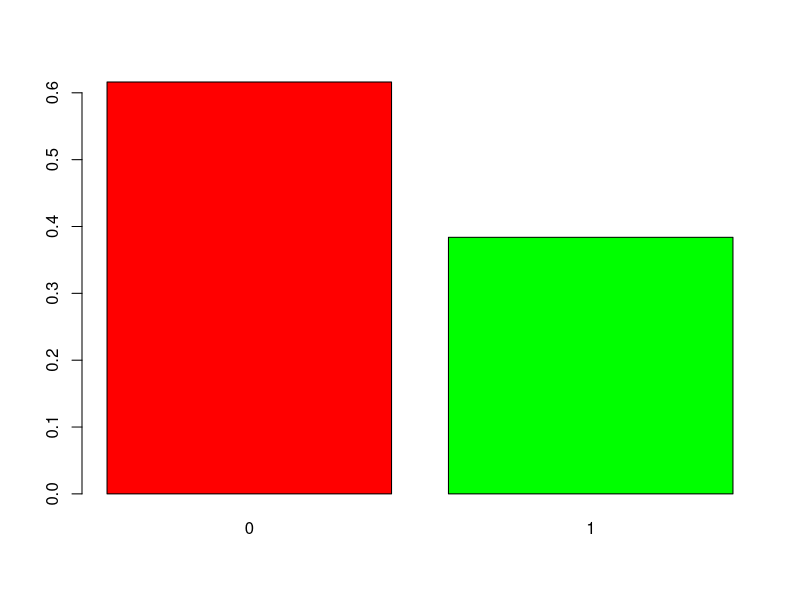
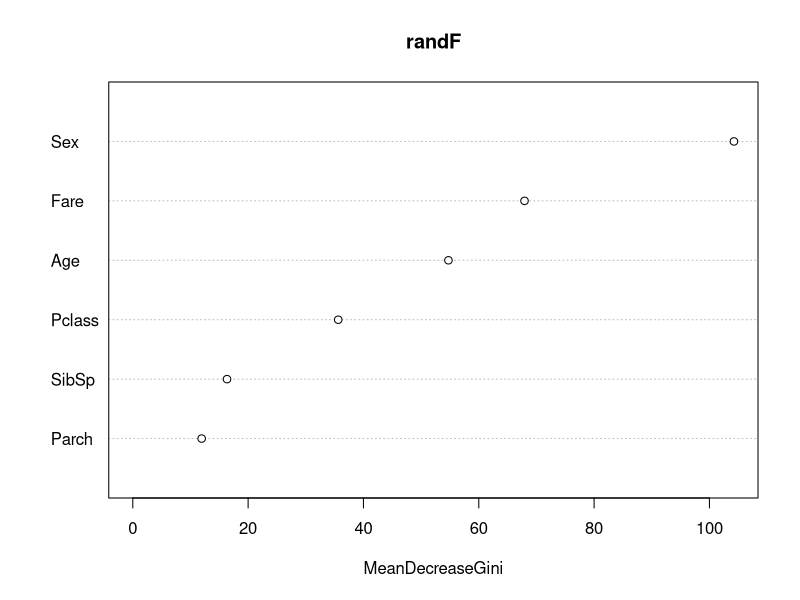
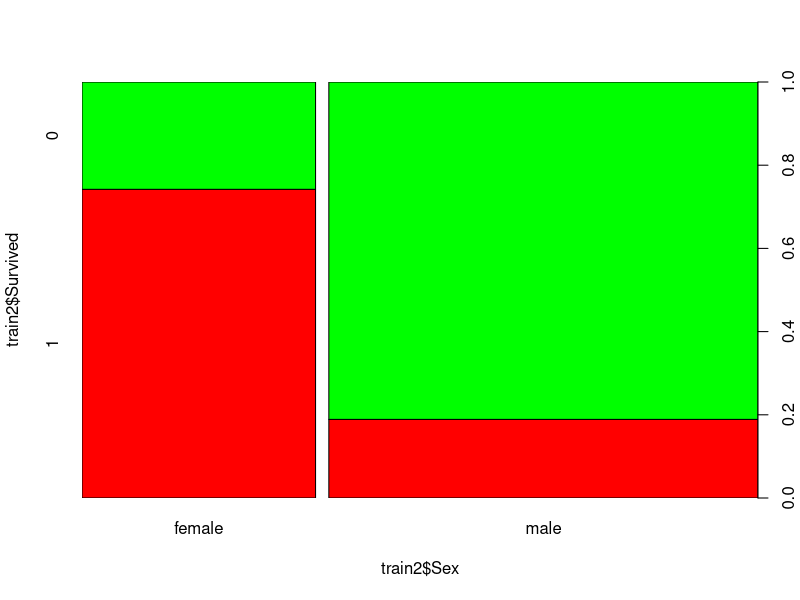
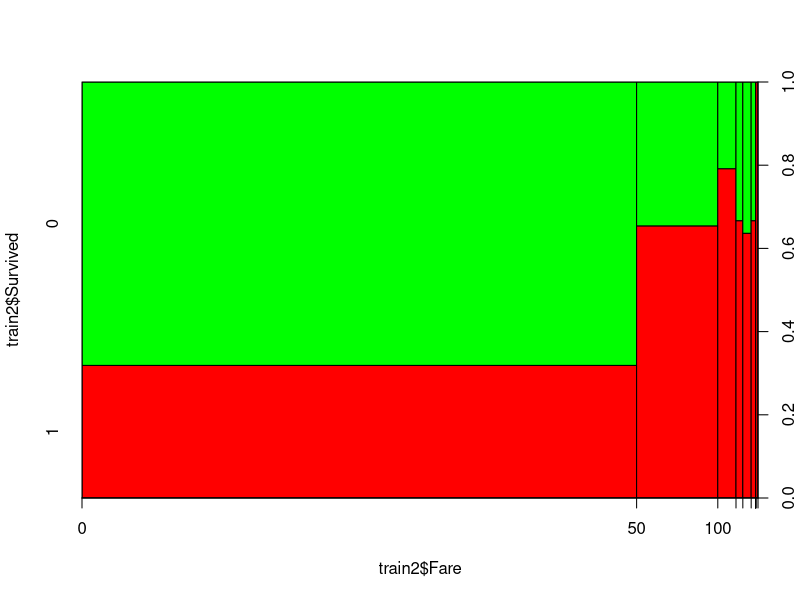
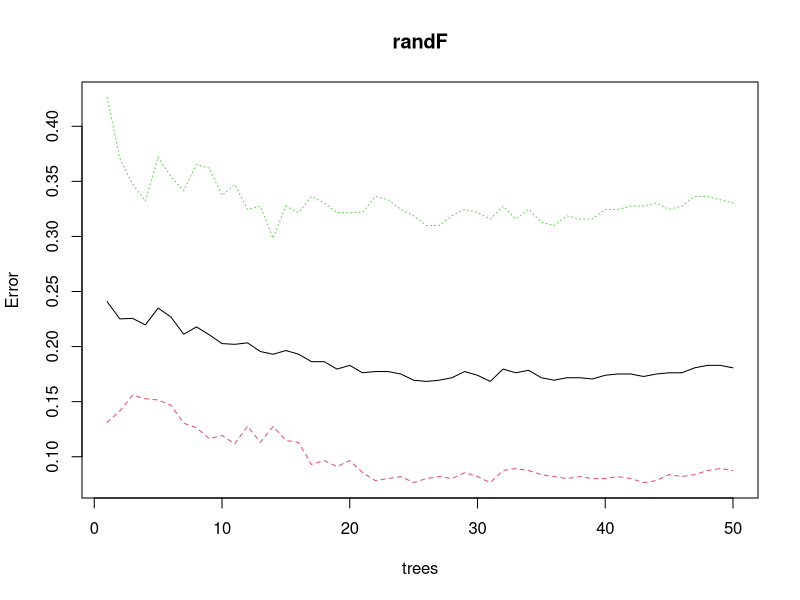

Write R code to recreate these figures, in order.
## ---- chunk 1
setwd(dir ="C:/Users/QUEGUINER/Desktop/Cours/Autre/Data/Titanic")
train=read.csv2("train.csv",stringsAsFactors = F)
test=read.csv2("test.csv",stringsAsFactors = F)
test=cbind(test[,1],NA,test[,2:ncol(test)])
colnames(test)=colnames(train)
full=rbind(train,test)
## ---- chunk 2
str(train)

## ---- chunk 3
barplot(table(train$Survived)/nrow(train),col=c("red","green"))
## ---- chunk 4
set.seed(14)
library(dplyr)
library(randomForest)

train$Survived=as.factor(train$Survived)
train$Sex=as.factor(train$Sex)
train2=select(train,Survived,Sex,Pclass,Age,SibSp,Parch,Fare)
for(i in 3:ncol(train2)){
  train2[,i]=as.numeric(as.character(train2[,i]))
}
str(train2)

randF=randomForest(Survived ~  .,data=train2, na.action = na.roughfix, ntree=50)
print(randF)

varImpPlot(randF)
randF$importance[order(randF$importance[, 1], decreasing = TRUE), ]

plot(train2$Survived ~ train2$Sex,col=c("red","green"))
plot(train2$Survived ~ train2$Fare, col=c("red","green"))

plot(randF)

## ---- chunk 5
test$Survived=as.factor(test$Survived)
test$Sex=as.factor(test$Sex)
test2=select(test,Survived,Sex,Pclass,Age,SibSp,Parch,Fare)
for(i in 3:ncol(test2)){
  test2[,i]=as.numeric(as.character(test2[,i]))
}
str(test2)

test2$Age[is.na(test2$Age)]=mean(as.numeric(full$Age),na.rm = T)
test2$Fare[is.na(test2$Fare)]=mean(as.numeric(full$Fare),na.rm = T)

prediction=predict(randF,test2)
solution=data.frame(PassengerId=test$PassengerId, Survived=prediction)
write.table(solution, file = "prediction.csv",row.names = F, sep=",")
